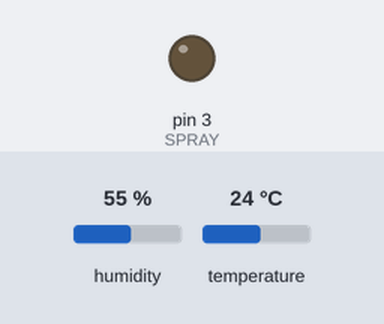
A program run on a simulated Arduino Nano, built with avr-gcc and run on an emulated ATmega328P. Parts: output pins drawn as LEDs (lit = HIGH). The inputs (shaded band) are chosen by the test bench; at power-on: humidity 55 %, temperature 24 °C. What the program prints to the serial monitor is not drawn.

Above: at 4.8 s.
4.9 s: humidity set to 41 %
7.9 s: humidity set to 38 %
At 8.7 s:
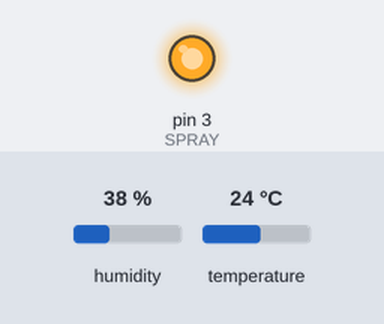
Timing chart, 0 to 10.9 s (numbered marks = the images above; inputs shaded):
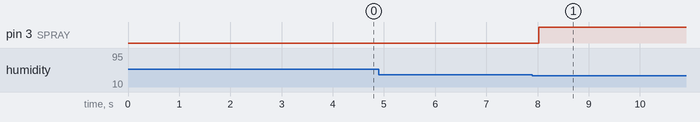

Measured:
- the behaviour switches between 40 and 39 % on humidity (found by bisection; images 0 and 1)
- after the input at 4.9 s, every drawn part: stays the same
- after the input at 7.9 s, pin 3 (SPRAY): LOW → HIGH after 0.12 s

The program:

main.cpp
```cpp
/*
* Hardware: Arduino Nano (ATmega328)
* Author: David Fantin
* Date created: 12/28/2022
* Last update: 12/29/2022
*/

#include <Arduino.h>
#include <DHT.h>

#define DHTPIN 2
#define DHTTYPE DHT22
#define SPRAY 3

DHT dht(DHTPIN, DHTTYPE);
int idealHumi = 40;

void setup() {
   Serial.begin(9600);
   pinMode(SPRAY, OUTPUT);
   dht.begin();
}

void loop() {
   // delay between measurments
   delay(2000);

   // read humidity
   float humi  = dht.readHumidity();

   // check if any read failed
   if (isnan(humi)) {
      Serial.println("Failed to read from DHT sensor!");
   } else {
      Serial.print("Humidity: ");
      Serial.print(humi);
      Serial.print("%");

      // if humidity is under the ideal percentage, start the spray sequence
      if (humi < idealHumi) {
         // spray sequence
         digitalWrite(SPRAY, HIGH);
         delay(10000);
         digitalWrite(SPRAY, LOW);
      }
   }
}
```
